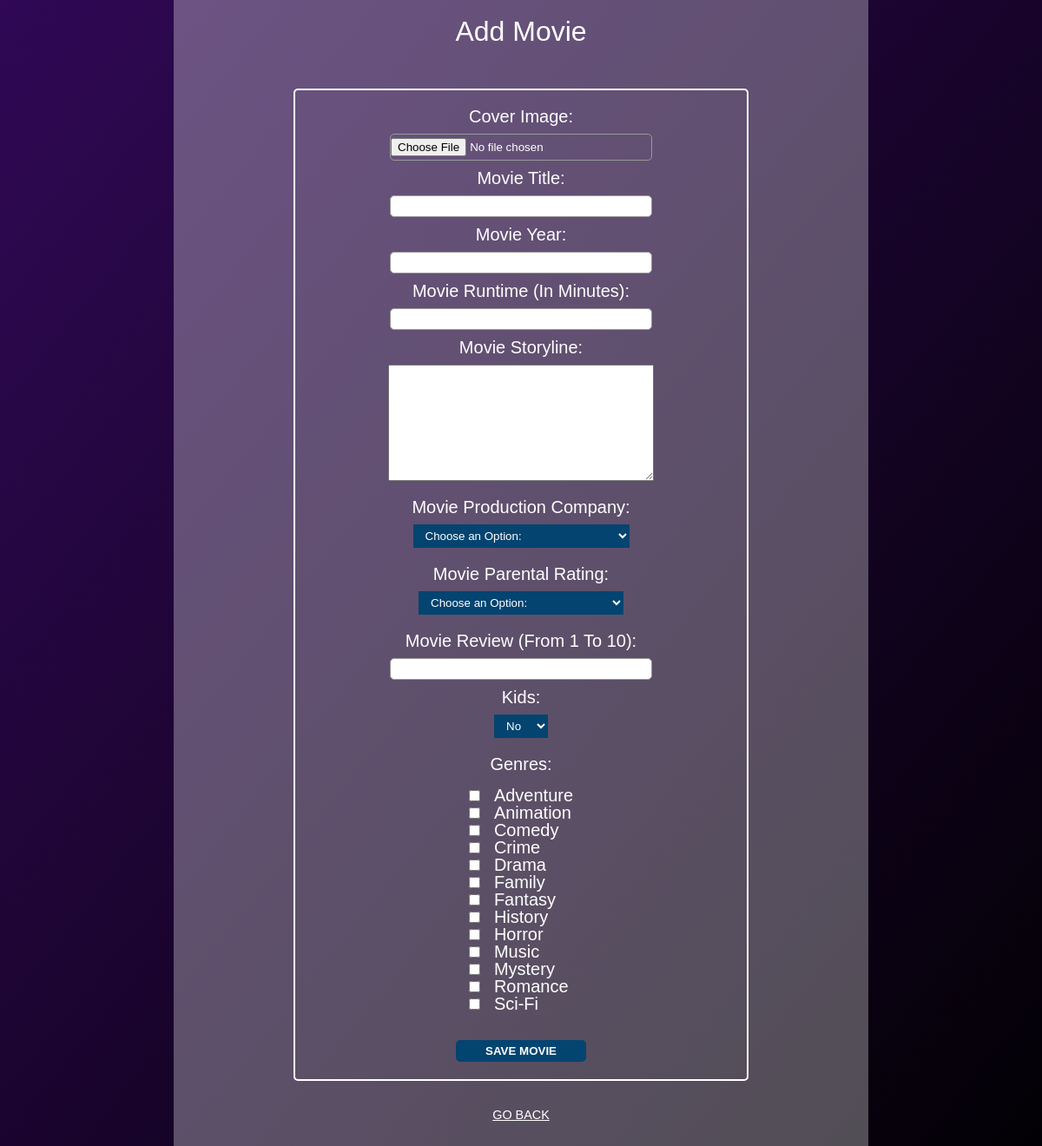
The page /admin/admin_add_movie.php on the database as committed earlier.
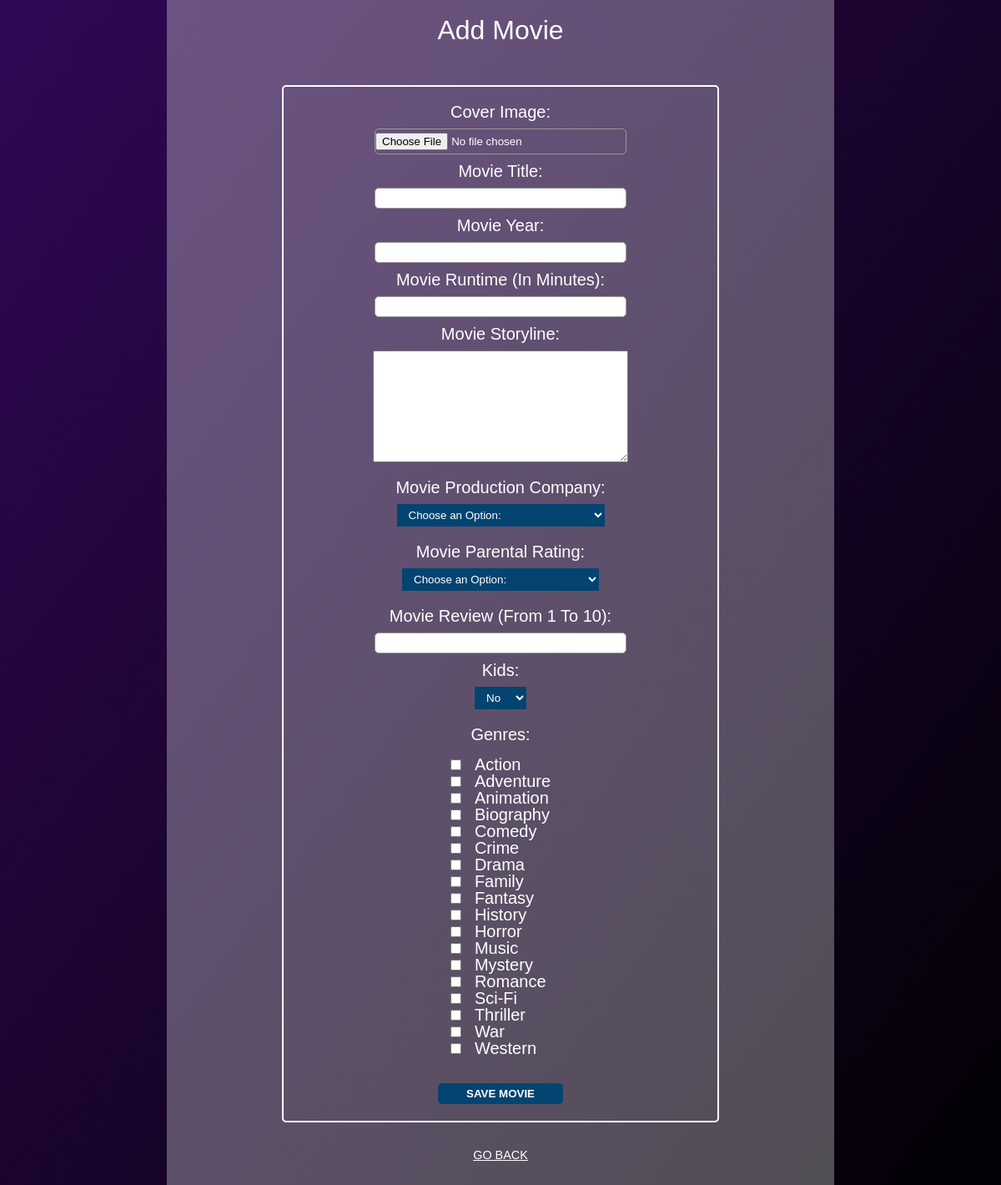
The same page on the database as committed later.
### tables this page shows
CREATE TABLE `genre` (
  `id` tinyint(3) unsigned NOT NULL AUTO_INCREMENT,
  `name` varchar(100) NOT NULL,
  PRIMARY KEY (`id`)
);

### admin/phpscripts/read.php (called while the page is built, shortened)
<?php
	function getAll($tbl, $order) {
		include('connect.php');
		$queryAll = "SELECT * FROM {$tbl} ORDER BY {$order}";
		$runAll = mysqli_query($link, $queryAll);
		if($runAll){
			return $runAll;
		}else{
			$error = "There was a problem accessing this information.";
			return $error;
		}
	}
?>

### admin/admin_add_movie.php (the view, shortened to what this page needs)
<?php
  $genQuery = getAll('genre', 'name');
 ?>
<!DOCTYPE html>
<html lang="en">
<head>
  <link rel="stylesheet" href="css/main.css">
</head>
<body>
  <main id="container" class="create-cont">
    <section class="edit-row">
      <h1 class="title">Add Movie</h1>
      <form action="admin_add_movie.php" method="post" enctype="multipart/form-data">
        <label for="cover">Cover image:</label>
        <input type="file" name="cover" value="">
        <label for="title">Movie Title:</label>
        <input type="text" name="title" value="">
        <label for="year">Movie Year:</label>
        <input type="number" name="year" value="">
        <label for="runtime">Movie Runtime (in minutes):</label>
        <input type="number" name="runtime" value="">
        <label for="storyline">Movie Storyline:</label>
        <textarea name="storyline" rows="8"></textarea>
        <label for="company">Movie Production Company:</label>
        <select name="company">
          <option value="" selected>Choose an Option:</option>
        </select>
        <label for="rating">Movie Parental Rating:</label>
        <select name="rating">
          <option value="" selected>Choose an Option:</option>
        </select>
        <label for="review">Movie Review (from 1 to 10):</label>
        <input type="text" name="review" value="">
        <label for="kids">Kids:</label>
        <select name="kids">
          <option value="0">No</option>
        </select>
        <fieldset class="form-options">
          <legend>Genres:</legend>
          <div>
            <?php
              while($option = mysqli_fetch_array($genQuery)) {
                echo "<input type=\"checkbox\" name=\"genre[]\" value=\"{$option['id']}\">{$option['name']}<br>";
              }
             ?>
          </div>
        </fieldset>
        <input class="button" type="submit" name="submit" value="Save Movie">
      </form>
      <a class="back-index movie" href="admin_index.php">Go Back</a>
    </section>
  </main>
</body>
</html>

Rows that differ between the two databases and show on the page:
added genre: name "Action"
added genre: name "Biography"
added genre: name "Thriller"
added genre: name "War"
added genre: name "Western"
